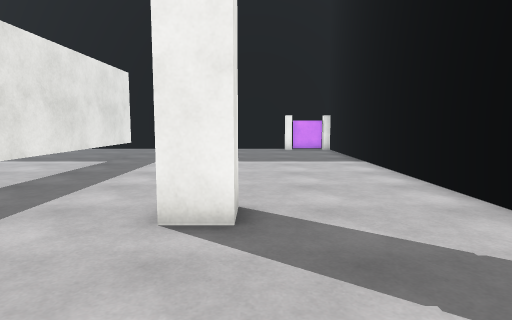
view 1 (above)

18 first-person views from a walk through a Unity game level. The camera is 1.3 m above the floor, tilts 6° down and sees 75° across. The floor is counted in squares, 1 m on a side. Each view is taken from the middle of a square. On the plan, view 1 faces up. The plan holds only what a view shows up to about 14 squares ahead; the rest is blank. The place goes on beyond the plan. The player character is not drawn. Surface patterns are stand-ins for the level's own textures.

view 2
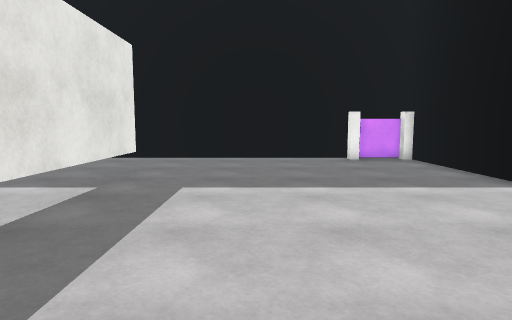

view 3
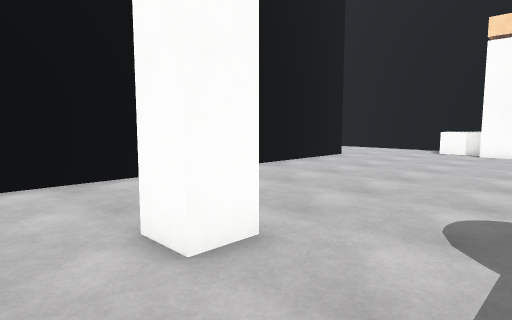

view 4
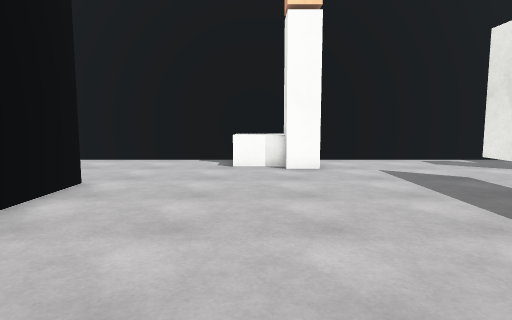

view 5
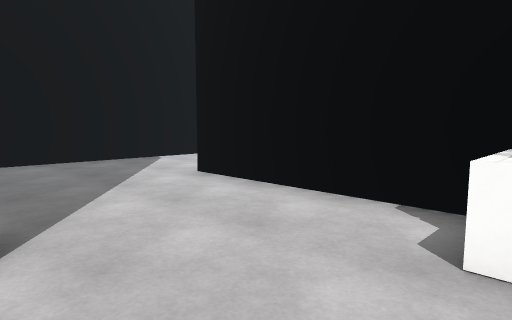

view 6
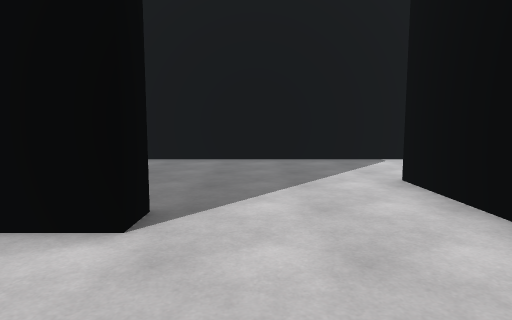

view 7
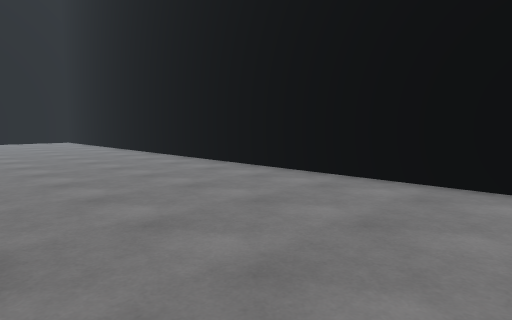

view 8
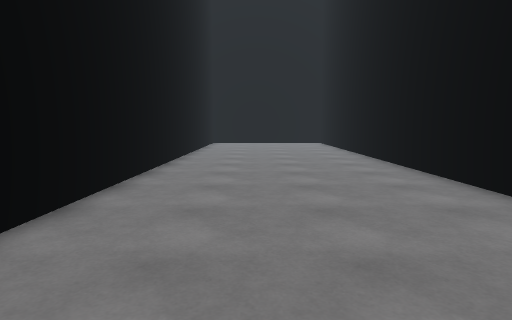

view 9
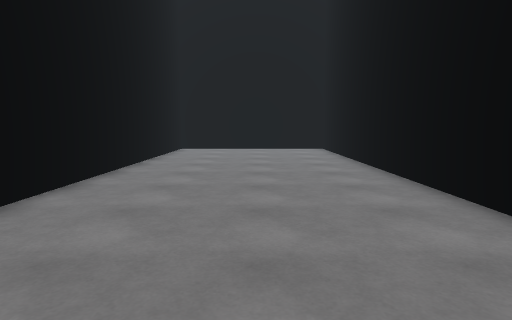

view 10
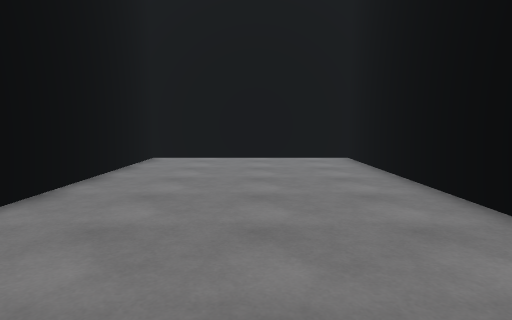

view 11
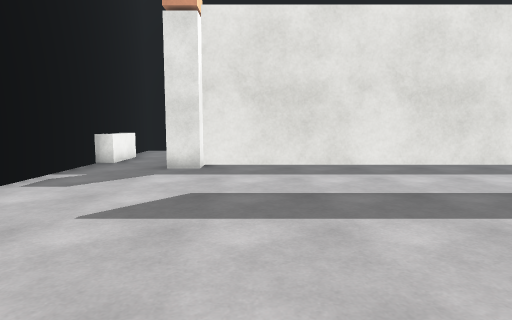

view 12
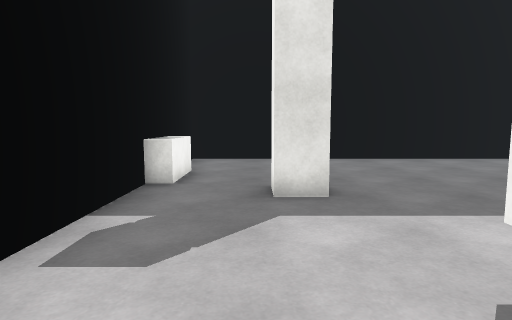

view 13
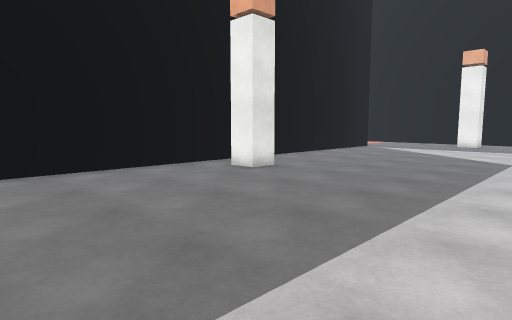

view 14
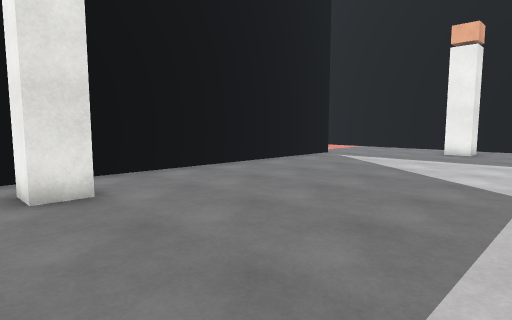

view 15
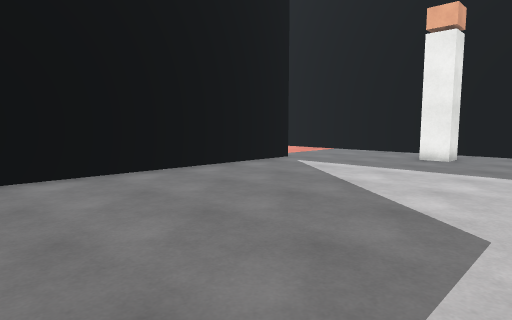

view 16
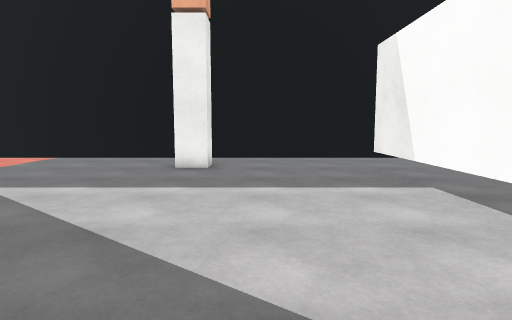

view 17
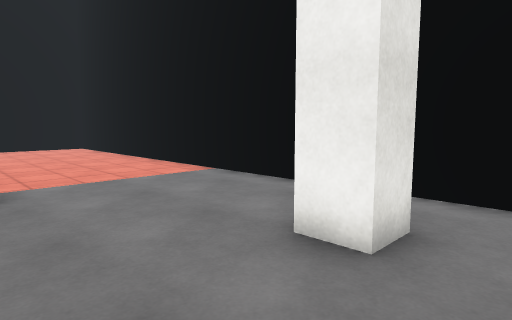

view 18
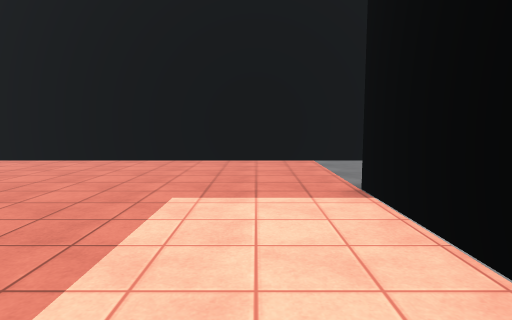

### Floor plan
Key: @ floor where view 1 was taken; # wall or solid block; . floor; ^ raised ledge; T thing the floor can be seen under or through; O other object.
Columns run from 26 left of view 1 to 13 right of it. Each row starts with its distance up from view 1.
 18 ############################O###########
 17 ..............................##.......#
 16 ...............#..............##.......#
 15 ..............................##.......#
 14 .....................T........##.......#
 13  ....................T........##.......#
 12   .......##..........T........##.......#
 11    ......##..........T........##.......#
 10     ..... #..........T........##.......#
  9     ..... #..........T........##.......#
  8      .... #..........T........##.......#
  7           #......... T........##.......#
  6        .  #.........  ........##.......#
  5           #.........  ...#....##.......#
  4           #.........  ........##.......#
  3           #.........  ........##.......#
  2           #.........   ......  #.......#
  1           #.#.......   ......  #.......#
  0           #..........  ...@... #.......#
 -1           #..........T .......##.......#
 -2           #..........T........# .......#
 -3           #..........T........# .......#
 -4           #..........T........# .......#
 -5           #..........T........# .......#
 -6           #..........T........##.......#
 -7           #  ........T.................#
 -8           #     ##.....................#
 -9           #.....##......##.............#
-10           #............. ^^^...........#
-11           #...^^#........  ^...........#
-12           ####  #########^^#######.....#
-13                                     ...#
-14                                      ..#

Positions as (right, up) in squares from view 1, and headings:
1: (0, 0), facing up
2: (-2, 5), facing up
3: (-4, 7), facing down-right
4: (0, 1), facing down
5: (0, -6), facing down-right
6: (0, -8), facing right
7: (5, -9), facing up-right
8: (8, -6), facing up
9: (9, 0), facing up
10: (9, 5), facing up
11: (1, -6), facing left
12: (-3, -9), facing left
13: (-6, -7), facing up-left
14: (-7, -1), facing up-left
15: (-7, 2), facing up-left
16: (-9, 5), facing up
17: (-9, 12), facing up-left
18: (-19, 6), facing up
